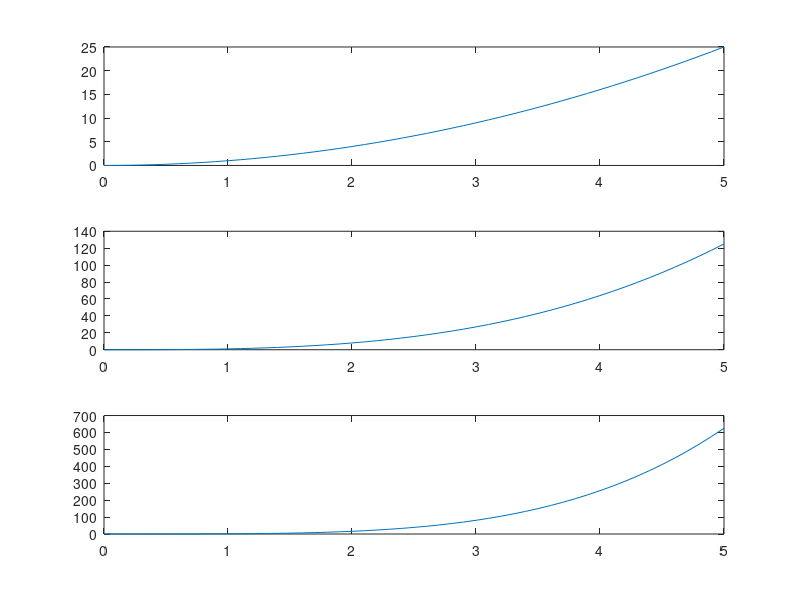

Here is the MATLAB script that generated this plot:
x = 0:0.1:5;
y = x.^2;
plot(x, y, 'r+')
title('do thi')
xlabel('x-value')
ylabel('y-value')
grid on
hold
y2 = x.^3;
y3 = x.^4;
plot(x, y2, 'g*')
plot(x, y3)
hold off
legend('plot1', 'plot2', 'plot3')

%% subplotting
subplot(311)
plot(x, y)
subplot(312)
plot(x, y2)
subplot(313)
plot(x, y3)
